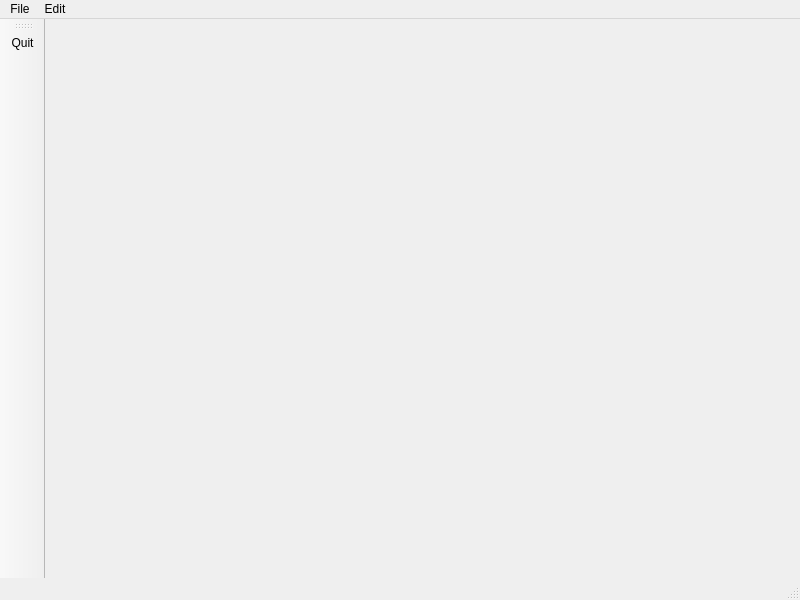
<?xml version="1.0" encoding="UTF-8"?>
<ui version="4.0">
 <class>MainWindow</class>
 <widget class="QMainWindow" name="MainWindow">
  <property name="geometry">
   <rect>
    <x>0</x>
    <y>0</y>
    <width>800</width>
    <height>600</height>
   </rect>
  </property>
  <property name="windowTitle">
   <string>General Trace Processor</string>
  </property>
  <widget class="QWidget" name="centralwidget"/>
  <widget class="QMenuBar" name="menubar">
   <property name="geometry">
    <rect>
     <x>0</x>
     <y>0</y>
     <width>800</width>
     <height>33</height>
    </rect>
   </property>
   <widget class="QMenu" name="menu">
    <property name="title">
     <string>File</string>
    </property>
    <addaction name="actionNew"/>
    <addaction name="actionOpen"/>
    <addaction name="actionOpen_Recent"/>
    <addaction name="separator"/>
    <addaction name="actionSave"/>
    <addaction name="actionSave_As"/>
    <addaction name="actionSave_Copy"/>
    <addaction name="separator"/>
    <addaction name="actionImport"/>
    <addaction name="actionExport"/>
    <addaction name="separator"/>
    <addaction name="actionQuit"/>
   </widget>
   <widget class="QMenu" name="menuEdit">
    <property name="title">
     <string>Edit</string>
    </property>
    <addaction name="actionUndo"/>
    <addaction name="actionRedo"/>
    <addaction name="separator"/>
    <addaction name="actionPreferences"/>
   </widget>
   <addaction name="menu"/>
   <addaction name="menuEdit"/>
  </widget>
  <widget class="QStatusBar" name="statusbar"/>
  <widget class="QToolBar" name="toolBar">
   <property name="windowTitle">
    <string>toolBar</string>
   </property>
   <attribute name="toolBarArea">
    <enum>LeftToolBarArea</enum>
   </attribute>
   <attribute name="toolBarBreak">
    <bool>false</bool>
   </attribute>
   <addaction name="actionQuit"/>
  </widget>
  <action name="actionNew">
   <property name="text">
    <string>New</string>
   </property>
   <property name="shortcut">
    <string>Ctrl+N</string>
   </property>
  </action>
  <action name="actionOpen">
   <property name="text">
    <string>Open</string>
   </property>
   <property name="shortcut">
    <string>Ctrl+O</string>
   </property>
  </action>
  <action name="actionOpen_Recent">
   <property name="text">
    <string>Open Recent</string>
   </property>
   <property name="shortcut">
    <string>Ctrl+Shift+O</string>
   </property>
  </action>
  <action name="actionSave">
   <property name="text">
    <string>Save</string>
   </property>
   <property name="shortcut">
    <string>Ctrl+S</string>
   </property>
  </action>
  <action name="actionSave_As">
   <property name="text">
    <string>Save As</string>
   </property>
   <property name="shortcut">
    <string>Ctrl+Shift+S</string>
   </property>
  </action>
  <action name="actionSave_Copy">
   <property name="text">
    <string>Save Copy</string>
   </property>
  </action>
  <action name="actionImport">
   <property name="text">
    <string>Import</string>
   </property>
  </action>
  <action name="actionExport">
   <property name="text">
    <string>Export</string>
   </property>
  </action>
  <action name="actionQuit">
   <property name="text">
    <string>Quit</string>
   </property>
   <property name="shortcut">
    <string>Ctrl+Q</string>
   </property>
  </action>
  <action name="actionUndo">
   <property name="text">
    <string>Undo</string>
   </property>
   <property name="shortcut">
    <string>Ctrl+Z</string>
   </property>
  </action>
  <action name="actionRedo">
   <property name="text">
    <string>Redo</string>
   </property>
   <property name="shortcut">
    <string>Ctrl+Shift+Z</string>
   </property>
  </action>
  <action name="actionPreferences">
   <property name="text">
    <string>Preferences</string>
   </property>
  </action>
 </widget>
 <resources/>
 <connections/>
</ui>
